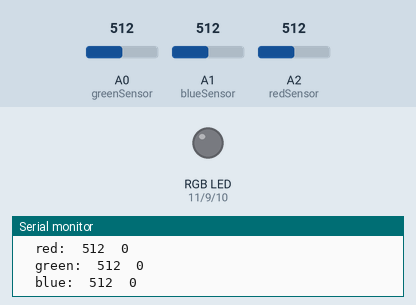
The sketch below on a simulated Arduino Uno, built with avr-gcc and run on an emulated ATmega328P. Parts: an RGB LED mixed from three pins (HIGH = lit), the last lines printed to the serial monitor. Inputs (shaded band) come from the test bench; at power-on: A0 (greenSensor) = 512, A1 (blueSensor) = 512, A2 (redSensor) = 512.

Above: at 1.8 s.
1.9 s: A0 (greenSensor) set to 786
3.4 s: A0 (greenSensor) set to 810
At 5.2 s:
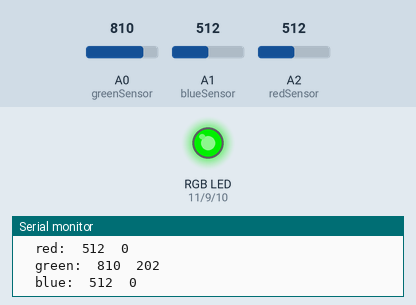
5.5 s: A1 (blueSensor) set to 788
7.3 s: A1 (blueSensor) set to 807
At 9.3 s:
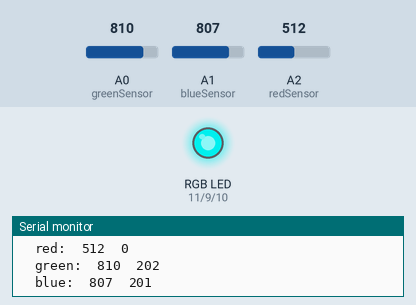
9.6 s: A2 (redSensor) set to 786
11.4 s: A2 (redSensor) set to 816
At 13.4 s:
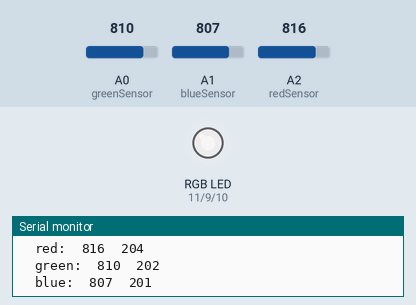
Timing chart, 0 to 14.7 s (numbered marks = the images above; inputs shaded):
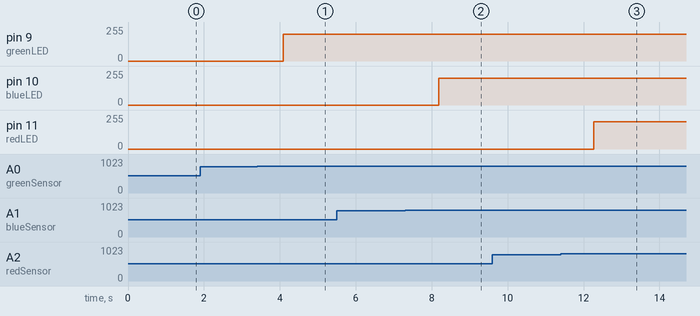

Measured:
- the behaviour switches between 799 and 800 on A0 (greenSensor) (found by bisection; images 0 and 1)
- the behaviour switches between 799 and 800 on A1 (blueSensor) (found by bisection; images 1 and 2)
- the behaviour switches between 799 and 800 on A2 (redSensor) (found by bisection; images 2 and 3)
- after the input at 3.4 s, pin 9 (greenLED): 0/255 → 202/255 after 0.70 s
- after the input at 7.3 s, pin 10 (blueLED): 0/255 → 201/255 after 0.88 s
- after the input at 11.4 s, pin 11 (redLED): 0/255 → 204/255 after 0.87 s

The sketch:

color-mixing.ino
```cpp
const int greenLED = 9;
const int blueLED = 10;
const int redLED = 11;

const int greenSensor = A0;
const int blueSensor = A1;
const int redSensor = A2;

int redVal = 0;
int greenVal = 0;
int blueVal = 0;
int redSensorVal = 0;
int greenSensorVal = 0;
int blueSensorVal = 0;

void setup() {
  Serial.begin(9600);

  pinMode(redLED, OUTPUT);
  pinMode(greenLED, OUTPUT);
  pinMode(blueLED, OUTPUT);
}

void loop() {
  redSensorVal = analogRead(redSensor);
  delay(5);
  greenSensorVal = analogRead(greenSensor);
  delay(5);
  blueSensorVal = analogRead(blueSensor);

  redVal = redSensorVal/4;
  if (redVal < 200) {
    redVal = 0;
  }
  greenVal = greenSensorVal/4;
  if (greenVal < 200) {
    greenVal = 0;
  }
  blueVal = blueSensorVal/4;
  if (blueVal < 200) {
    blueVal = 0;
  }

  Serial.println("Sensor values\tLED PWM values:");

  Serial.print("\tred:\t");
  Serial.print(redSensorVal);
  Serial.print("\t");
  Serial.println(redVal);

  Serial.print("\tgreen:\t");
  Serial.print(greenSensorVal);
  Serial.print("\t");
  Serial.println(greenVal);

  Serial.print("\tblue:\t");
  Serial.print(blueSensorVal);
  Serial.print("\t");
  Serial.println(blueVal);

  analogWrite(redLED, redVal);
  analogWrite(greenLED, greenVal);
  analogWrite(blueLED, blueVal);

  delay(1000);

}
```
